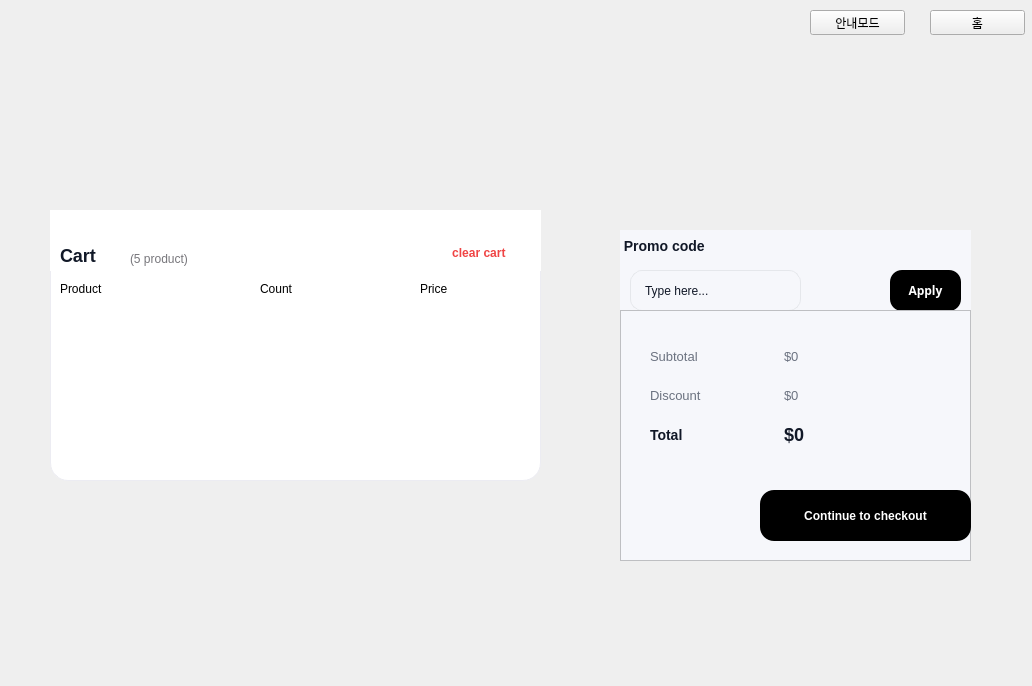
<?xml version="1.0" encoding="UTF-8"?>
<ui version="4.0">
 <class>ccart</class>
 <widget class="QWidget" name="ccart">
  <property name="geometry">
   <rect>
    <x>0</x>
    <y>0</y>
    <width>1032</width>
    <height>686</height>
   </rect>
  </property>
  <property name="windowTitle">
   <string>Form</string>
  </property>
  <widget class="QWidget" name="widget_2" native="true">
   <property name="geometry">
    <rect>
     <x>20</x>
     <y>70</y>
     <width>1091</width>
     <height>611</height>
    </rect>
   </property>
   <property name="styleSheet">
    <string notr="true">
/* 전체 배경 */
QWidget {
  
    font-family: &quot;Pretendard&quot;;
	border-color: rgb(0, 0, 0);
}

/* 왼쪽/오른쪽 패널 카드 */
#cartPanel, #summaryPanel {
    background: #ffffff;
    border: 1px solid #ececf2;
    border-radius: 18px;
    padding: 14px;
}

/* Cart 제목 */
#lblCartTitle {
    font-size: 18px;
    font-weight: 800;
    color: #111827;
}

/* Clear cart */
#btnClear {
    border: none;
    background: transparent;
    color: #ef4444;
    font-weight: 700;
    padding: 6px 10px;
}
#btnClear:hover { color: #dc2626; }

/* (선택) 요약패널 */
#lblPromo {
    font-size: 14px;
    font-weight: 800;
    color: #111827;
}
#editPromo {
    background: #f3f4f6;
    border: 1px solid #e5e7eb;
    border-radius: 12px;
    padding: 10px 12px;
    color: #111827;
}
#btnApply {
    background: #111827;
    color: #ffffff;
    border: none;
    border-radius: 12px;
    padding: 10px 16px;
    font-weight: 800;
}
#btnApply:hover { background: #0b1220; }

#lblSub, #lblDis, #valSub, #valDis {
    color: #6b7280;
    font-size: 13px;
}
#lblTotal {
    color: #111827;
    font-size: 14px;
    font-weight: 800;
}
#valTotal {
    color: #111827;
    font-size: 18px;
    font-weight: 900;
}
#btnCheckout {
    background: #111827;
    color: #ffffff;
    border: none;
    border-radius: 14px;
    padding: 14px 12px;
    font-weight: 900;
}
#btnCheckout:hover { background: #0b1220; }
</string>
   </property>
   <widget class="QFrame" name="summaryPanel">
    <property name="geometry">
     <rect>
      <x>600</x>
      <y>160</y>
      <width>351</width>
      <height>331</height>
     </rect>
    </property>
    <property name="frameShape">
     <enum>QFrame::Shape::StyledPanel</enum>
    </property>
    <property name="frameShadow">
     <enum>QFrame::Shadow::Raised</enum>
    </property>
    <widget class="QLabel" name="lblPromo">
     <property name="geometry">
      <rect>
       <x>0</x>
       <y>-10</y>
       <width>481</width>
       <height>51</height>
      </rect>
     </property>
     <property name="styleSheet">
      <string notr="true">font: 700 15pt &quot;Ubuntu&quot;;
background-color: #f6f7fb;</string>
     </property>
     <property name="text">
      <string> Promo code</string>
     </property>
    </widget>
    <widget class="QWidget" name="promoRow" native="true">
     <property name="geometry">
      <rect>
       <x>0</x>
       <y>30</y>
       <width>351</width>
       <height>51</height>
      </rect>
     </property>
     <property name="styleSheet">
      <string notr="true">
background-color: #f6f7fb;</string>
     </property>
     <widget class="QLineEdit" name="editPromo">
      <property name="geometry">
       <rect>
        <x>10</x>
        <y>10</y>
        <width>171</width>
        <height>41</height>
       </rect>
      </property>
      <property name="text">
       <string>Type here...</string>
      </property>
     </widget>
     <widget class="QPushButton" name="btnApply">
      <property name="geometry">
       <rect>
        <x>270</x>
        <y>10</y>
        <width>71</width>
        <height>41</height>
       </rect>
      </property>
      <property name="font">
       <font>
        <family>Pretendard</family>
        <pointsize>9</pointsize>
        <fontweight>ExtraBold</fontweight>
       </font>
      </property>
      <property name="styleSheet">
       <string notr="true">background-color: rgb(0, 0, 0);</string>
      </property>
      <property name="text">
       <string>Apply</string>
      </property>
     </widget>
    </widget>
    <widget class="QFrame" name="priceBox">
     <property name="geometry">
      <rect>
       <x>0</x>
       <y>80</y>
       <width>351</width>
       <height>251</height>
      </rect>
     </property>
     <property name="styleSheet">
      <string notr="true">background-color: #f6f7fb;</string>
     </property>
     <property name="frameShape">
      <enum>QFrame::Shape::StyledPanel</enum>
     </property>
     <property name="frameShadow">
      <enum>QFrame::Shadow::Raised</enum>
     </property>
     <widget class="QPushButton" name="btnCheckout">
      <property name="geometry">
       <rect>
        <x>140</x>
        <y>180</y>
        <width>211</width>
        <height>51</height>
       </rect>
      </property>
      <property name="styleSheet">
       <string notr="true">background-color: rgb(0, 0, 0);</string>
      </property>
      <property name="text">
       <string>Continue to checkout</string>
      </property>
     </widget>
     <widget class="QWidget" name="gridLayoutWidget">
      <property name="geometry">
       <rect>
        <x>30</x>
        <y>30</y>
        <width>261</width>
        <height>111</height>
       </rect>
      </property>
      <layout class="QGridLayout" name="gridLayout">
       <item row="2" column="1">
        <widget class="QLabel" name="valTotal">
         <property name="text">
          <string>$0</string>
         </property>
        </widget>
       </item>
       <item row="0" column="0">
        <widget class="QLabel" name="lblSub">
         <property name="text">
          <string>Subtotal</string>
         </property>
        </widget>
       </item>
       <item row="1" column="0">
        <widget class="QLabel" name="lblDis">
         <property name="text">
          <string>Discount</string>
         </property>
        </widget>
       </item>
       <item row="2" column="0">
        <widget class="QLabel" name="lblTotal">
         <property name="text">
          <string>Total</string>
         </property>
        </widget>
       </item>
       <item row="0" column="1">
        <widget class="QLabel" name="valSub">
         <property name="text">
          <string>$0</string>
         </property>
        </widget>
       </item>
       <item row="1" column="1">
        <widget class="QLabel" name="valDis">
         <property name="text">
          <string>$0</string>
         </property>
        </widget>
       </item>
      </layout>
     </widget>
    </widget>
   </widget>
   <widget class="QFrame" name="cartPanel">
    <property name="geometry">
     <rect>
      <x>30</x>
      <y>140</y>
      <width>491</width>
      <height>271</height>
     </rect>
    </property>
    <property name="styleSheet">
     <string notr="true">/* ===== Row Card (행 하나가 카드처럼 보이게) ===== */
rowCard {
    background: #ffffff;
    border: 1px solid #eef0f4;
    border-radius: 18px;
}

/* 카드에 마우스 올렸을 때(살짝 강조) */
rowCard:hover {
    border: 1px solid #e5e7eb;
    background: #ffffff;
}

/* 이미지 박스 느낌(연한 회색 + 둥글게) */
rowCard QLabel#itemImage {
    background: #f3f4f6;
    border-radius: 14px;
}

/* 상품명/서브텍스트 */
#rowCard QLabel#itemName {
    font-size: 14px;
    font-weight: 800;
    color: #111827;
}
#rowCard QLabel#itemSub {
    font-size: 12px;
    color: #6b7280;
}

/* 수량 버튼: 동그란 캡슐 */
#rowCard QPushButton#btnMinus,
#rowCard QPushButton#btnPlus {
    width: 28px;
    height: 28px;
    border-radius: 14px;
    background: #f3f4f6;
    border: 1px solid #e5e7eb;
    font-weight: 900;
    color: #111827;
}
#rowCard QPushButton#btnMinus:hover,
#rowCard QPushButton#btnPlus:hover {
    background: #eaecef;
}

/* 수량 숫자 */
#rowCard QLabel#lblCount {
    font-weight: 800;
    color: #111827;
}

/* 가격 */
#rowCard QLabel#lblPrice {
    font-size: 14px;
    font-weight: 900;
    color: #111827;
}

/* 삭제 X */
#rowCard QPushButton#btnDelete {
    border: none;
    background: transparent;
    color: #ef4444;
    font-size: 18px;
    font-weight: 900;
}
#rowCard QPushButton#btnDelete:hover {
    color: #dc2626;
}
</string>
    </property>
    <property name="frameShape">
     <enum>QFrame::Shape::StyledPanel</enum>
    </property>
    <property name="frameShadow">
     <enum>QFrame::Shadow::Raised</enum>
    </property>
    <widget class="QWidget" name="cartHeader" native="true">
     <property name="geometry">
      <rect>
       <x>0</x>
       <y>0</y>
       <width>581</width>
       <height>61</height>
      </rect>
     </property>
     <property name="styleSheet">
      <string notr="true">background-color: rgb(255, 255, 255);</string>
     </property>
     <widget class="QLabel" name="lblCartTitle">
      <property name="geometry">
       <rect>
        <x>10</x>
        <y>30</y>
        <width>71</width>
        <height>31</height>
       </rect>
      </property>
      <property name="font">
       <font>
        <family>Ubuntu</family>
        <pointsize>22</pointsize>
        <italic>false</italic>
        <bold>true</bold>
       </font>
      </property>
      <property name="styleSheet">
       <string notr="true">font: 700 22pt &quot;Ubuntu&quot;;</string>
      </property>
      <property name="text">
       <string>Cart</string>
      </property>
     </widget>
     <widget class="QPushButton" name="btnClear">
      <property name="geometry">
       <rect>
        <x>370</x>
        <y>30</y>
        <width>111</width>
        <height>25</height>
       </rect>
      </property>
      <property name="styleSheet">
       <string notr="true">background-color: rgb(255, 255, 255);
font: 300 11pt &quot;Umpush&quot;;
border-color: rgb(61, 56, 70);
border: 7px</string>
      </property>
      <property name="text">
       <string>  clear cart</string>
      </property>
     </widget>
     <widget class="QLabel" name="label">
      <property name="geometry">
       <rect>
        <x>80</x>
        <y>40</y>
        <width>91</width>
        <height>17</height>
       </rect>
      </property>
      <property name="styleSheet">
       <string notr="true">color: rgb(119, 118, 123);</string>
      </property>
      <property name="text">
       <string>(5 product)</string>
      </property>
     </widget>
    </widget>
    <widget class="QLabel" name="label_5">
     <property name="geometry">
      <rect>
       <x>10</x>
       <y>70</y>
       <width>67</width>
       <height>17</height>
      </rect>
     </property>
     <property name="styleSheet">
      <string notr="true">font: 700 11pt &quot;Ubuntu&quot;;</string>
     </property>
     <property name="text">
      <string>Product</string>
     </property>
    </widget>
    <widget class="QLabel" name="label_6">
     <property name="geometry">
      <rect>
       <x>210</x>
       <y>70</y>
       <width>67</width>
       <height>17</height>
      </rect>
     </property>
     <property name="styleSheet">
      <string notr="true">font: 700 11pt &quot;Ubuntu&quot;;</string>
     </property>
     <property name="text">
      <string>Count</string>
     </property>
    </widget>
    <widget class="QLabel" name="label_7">
     <property name="geometry">
      <rect>
       <x>370</x>
       <y>70</y>
       <width>67</width>
       <height>17</height>
      </rect>
     </property>
     <property name="styleSheet">
      <string notr="true">font: 700 11pt &quot;Ubuntu&quot;;</string>
     </property>
     <property name="text">
      <string>Price</string>
     </property>
    </widget>
   </widget>
   <widget class="QLabel" name="label_3">
    <property name="geometry">
     <rect>
      <x>40</x>
      <y>440</y>
      <width>471</width>
      <height>141</height>
     </rect>
    </property>
    <property name="minimumSize">
     <size>
      <width>6</width>
      <height>0</height>
     </size>
    </property>
    <property name="styleSheet">
     <string notr="true">QLabel {
    border-image: url(:/new/prefix1/Gemini_Generated_Image_u34sf6u34sf6u34s.png)0 0 0 0 stretch stretch;

}

</string>
    </property>
    <property name="text">
     <string/>
    </property>
   </widget>
  </widget>
  <widget class="QLabel" name="label_4">
   <property name="geometry">
    <rect>
     <x>0</x>
     <y>0</y>
     <width>81</width>
     <height>51</height>
    </rect>
   </property>
   <property name="styleSheet">
    <string notr="true">QLabel {
    border-image: url(:/new/prefix1/KakaoTalk_20251211_142809413.png)0 0 0 0 stretch stretch;

}

</string>
   </property>
   <property name="text">
    <string/>
   </property>
  </widget>
  <widget class="QPushButton" name="pushButton">
   <property name="geometry">
    <rect>
     <x>810</x>
     <y>10</y>
     <width>95</width>
     <height>25</height>
    </rect>
   </property>
   <property name="text">
    <string>안내모드</string>
   </property>
  </widget>
  <widget class="QPushButton" name="pushButton_2">
   <property name="geometry">
    <rect>
     <x>930</x>
     <y>10</y>
     <width>95</width>
     <height>25</height>
    </rect>
   </property>
   <property name="text">
    <string>홈</string>
   </property>
  </widget>
 </widget>
 <resources/>
 <connections/>
</ui>
